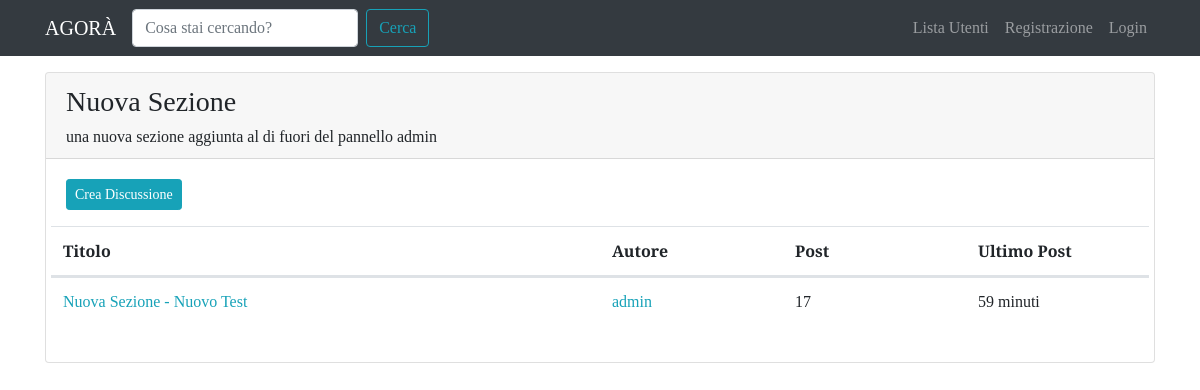
The app's page /forum/sezione/2/ with its own data.
### forum/models.py (models this page shows, shortened)
class Sezione(models.Model):
    nome_sezione = models.CharField(max_length=80)
    descrizione = models.CharField(max_length=150, blank=True, null=True)
    logo_sezione = models.ImageField(blank=True, null=True)
    class Meta:
        verbose_name = "Sezione"
        verbose_name_plural = "Sezioni"

class Discussione(models.Model):
    titolo = models.CharField(max_length=120)
    data_creazione = models.DateTimeField(auto_now_add=True)
    autore_discussione = models.ForeignKey(User, on_delete=models.CASCADE, related_name="discussioni")
    sezione_appartenenza = models.ForeignKey(Sezione, on_delete=models.CASCADE)
    def get_absolute_url(self):
        return reverse("visualizza_discussione", kwargs={"pk": self.pk})
    class Meta:
        verbose_name = "Discussione"
        verbose_name_plural = "Discussioni"

class Post(models.Model):
    autore_post = models.ForeignKey(User, on_delete=models.CASCADE, related_name="posts")
    contenuto = models.TextField()
    data_creazione = models.DateTimeField(auto_now_add=True)
    discussione = models.ForeignKey(Discussione, on_delete=models.CASCADE)
    class Meta:
        verbose_name = "Post"
        verbose_name_plural = "Posts"

### forum/views.py (the view)
# urls.py: path('sezione/<int:pk>/', views.visualizzaSezione, name="sezione_view"),
def visualizzaSezione(request, pk):
    sezione = get_object_or_404(Sezione, pk=pk)
    discussioni_sezione = Discussione.objects.filter(sezione_appartenenza=sezione).order_by("-data_creazione")
    context = {"sezione": sezione, "discussioni": discussioni_sezione}
    return render(request, "forum/singola_sezione.html", context)

### forum/templates/forum/singola_sezione.html (shortened to what this page needs)
{% extends 'base.html' %}
{% block content %}
<div class="card my-3">
    <div class="card-header">
        <h3>{{ sezione.nome_sezione }}</h3>
        <h6 class="card-text">{{ sezione.descrizione }}</h6>
    </div>
    <div class="card-body">
        <a class="btn btn-sm btn-info" href="{% url 'crea_discussione' pk=sezione.pk %}">Crea Discussione</a>
        <table class="table mt-3">
            <thead>
                <tr class="row">
                    <th class="col-lg-6 col-4">Titolo</th>
                    <th class="col-lg-2 col-3">Autore</th>
                    <th class="col-lg-2 col-2">Post</th>
                    <th class="col-lg-2 col-3">Ultimo Post</th>
                </tr>
            </thead>
            <tbody>
                <tr class="row">
                    {% for discussione in discussioni %}
                        <td class="col-lg-6 col-4">
                            <a href="{{ discussione.get_absolute_url }}">{{ discussione.titolo }}</a>
                        </td>
                        <td class="col-lg-2 col-3">
                            <a href="{% url 'user_profile' username=discussione.autore_discussione.username %}">{{ discussione.autore_discussione }}</a>
                        </td>
                        <td class="col-lg-2 col-2">{{ discussione.post_set.count }}</td>
                        <td class="col-lg-2 col-3">{{ discussione.post_set.last.data_creazione|timesince }}</td>
                    {% endfor %}
                </tr>
            </tbody>
        </table>
    </div>
</div>
{% endblock content %}

### static-storage/css/agora.css (style rules this page uses)
body { font-family: 'Slabo 27px', serif; }
a, a:hover { color: #17a2b8; }

### records on screen
Sezione: nome_sezione "Nuova Sezione", descrizione "una nuova sezione aggiunta al di fuori del pannello admin"
Discussione: titolo "Nuova Sezione - Nuovo Test", autore_discussione "admin", post_set.count "17", post_set.last.data_creazione "59 minuti"
